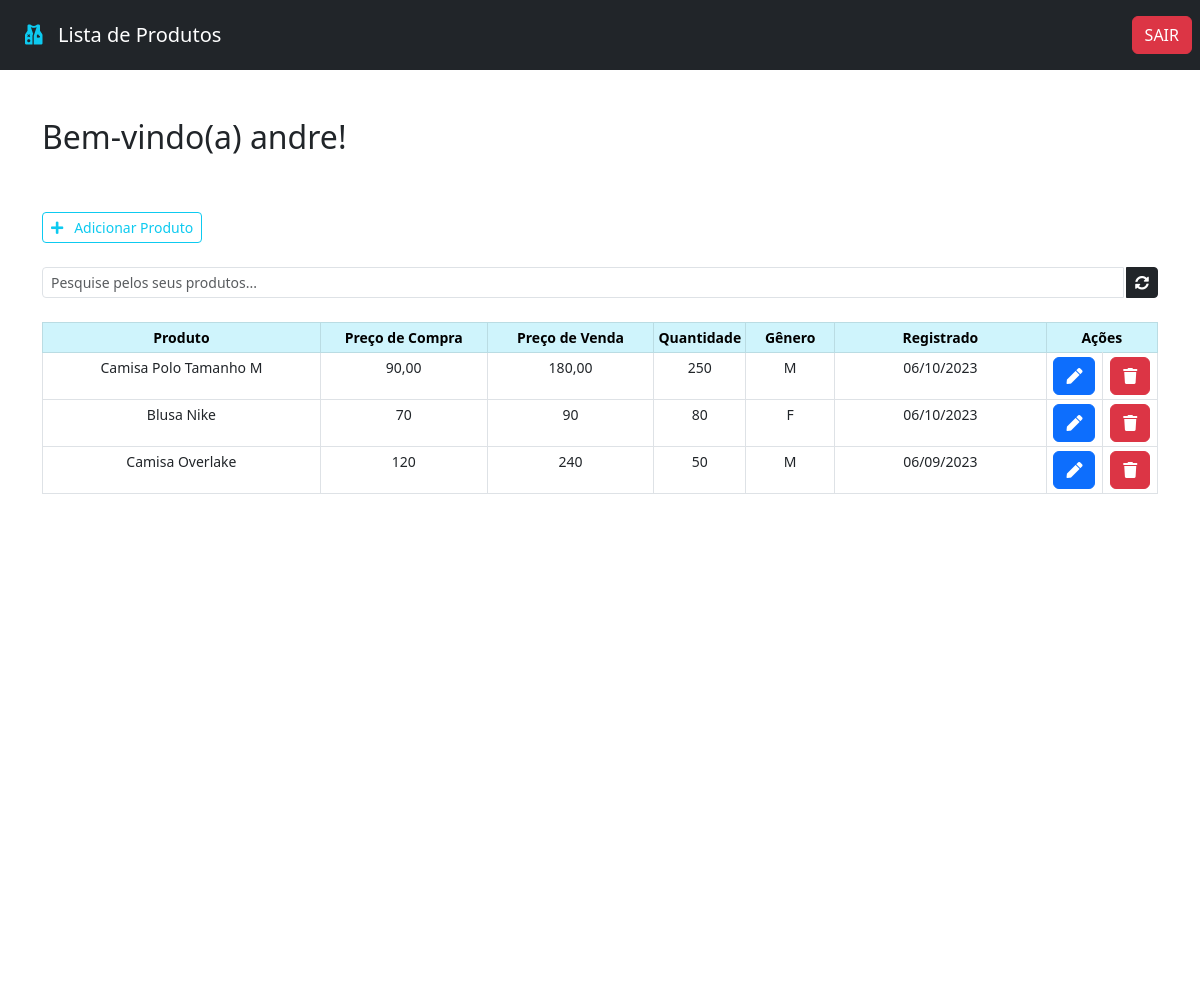
The app's page / (signed in) with its own data.
### app/models.py (models this page shows, shortened)
class Produtos(models.Model):
	GENDER = (
			('M', 'M'),
			('F', 'F'),
			('U', 'U'),
		)
	user_fk = models.ForeignKey(User, on_delete=models.CASCADE, null=True)
	produto = models.CharField(max_length=40)
	preco_compra = models.CharField(max_length=20)
	preco_venda = models.CharField(max_length=20)
	quantidade = models.CharField(max_length=10)
	genero = models.CharField(max_length=1, null=True, choices=GENDER)
	anotacao = models.TextField()
	criado_em = models.DateTimeField(auto_now_add=True)

### app/views.py (the view)
# urls.py: 2. Add a URL to urlpatterns:  path('', views.home, name='home')
@login_required(login_url='login')
def home(request):
	current_user = request.user
	produtos = Produtos.objects.all().filter(user_fk=current_user).order_by('-criado_em')
	success = request.GET.get('success', False)
	edited = request.GET.get('edited', False)
	context = {'produtos':produtos, 'success':success, 'edited':edited}
	return render(request, 'home.html', context)

### app/templates/home.html (shortened to what this page needs)
{% extends 'base.html' %}
{% block navbar-content %}
<i class="text-info fas fa-vest-patches"></i>&nbsp;&nbsp; Lista de Produtos
{% endblock navbar-content %}
{% load static %}
{% block content %}
<div class="container">
	<br><br>
	<h2>Bem-vindo(a) {{request.user}}!</h2>
	<br><br>
	<a href="{% url 'adicionar' %}" class="btn btn-outline-info btn-sm"><i class="fas fa-plus"></i>&nbsp;&nbsp; Adicionar Produto</a>
	{% if produtos %}
		<div class="input-group input-group-sm mb-3 mt-4">
			<input type="text" class="form-control" id="search" placeholder="Pesquise pelos seus produtos...">
			<a href="{% url 'home' %}" class="btn btn-dark" style="margin-left: 2px"><i class="fas fa-sync-alt"></i></a>
		</div>
		<table id="produtos-table" class="table table-bordered table-sm mt-4" style="text-align: center; font-size: 14px;">
			<thead class="table-info">
				<tr class="check-th">
					<th style="width: 25%;">Produto</th>
					<th style="width: 15%;">Preço de Compra</th>
					<th style="width: 15%;">Preço de Venda</th>
					<th style="width: 8%;">Quantidade</th>
					<th style="width: 8%;">Gênero</th>
					<th style="width: 19%;">Registrado</th>
					<th colspan="2" style="width: 10%;">Ações</th>
				</tr>
			</thead>
			{% for produto in produtos %}
				<tr>
					<td>{{ produto.produto }}</td>
					<td>{{ produto.preco_compra }}</td>
					<td>{{ produto.preco_venda }}</td>
					<td>{{ produto.quantidade }}</td>
					<td>{{ produto.genero }}</td>
					<td>{{ produto.criado_em|date:"m/d/Y" }}</td>
					<td>
						<a href="/produto/{{ produto.id }}" class="btn btn-primary" title="Editar Produto">
							<i class="fas fa-pen"></i>
						</a>
					</td>
					<td>
						<a href="/deletar/{{ produto.id }}" class="btn btn-danger" title="Deletar Produto">
							<i class="fas fa-trash"></i>
						</a>
					</td>
				</tr>
			{% endfor %}
		</table>
	{% endif %}
</div>
{% endblock content %}

### app/templates/base.html (shortened to what this page needs)
{% load static %}
<!DOCTYPE html>
<html lang="pt-BR">
<head>
	<link href="https://cdn.jsdelivr.net/npm/bootstrap@5.3.0/dist/css/bootstrap.min.css" rel="stylesheet">
	<link rel="stylesheet" href="https://cdnjs.cloudflare.com/ajax/libs/font-awesome/5.15.4/css/all.min.css"/>
	<link rel="stylesheet" href="{% static 'css/style.css' %}">
</head>
<body>
	<header>
		<nav class="navbar navbar-expand-lg navbar-dark bg-dark">
			<div class="col-sm">
				<a class="navbar-brand flex-grow-1" style="text-align: center; color: #fff; margin-left: 25px;">
					{% block navbar-content %} {% endblock navbar-content %}
				</a>
			</div>
			{% if request.user.is_authenticated %}
				<div class="d-flex flex-row">
					<a href="{% url 'logout' %}" class="btn btn-danger m-2">SAIR</a>
				</div>
			{% endif %}
		</nav>
	</header>
	<div class="wrapper">
		{% block content %} {% endblock content %}
	</div>
	<footer class="bg-dark text-center text-lg-start" id="footer" style="color: #fff;">
		<div class="text-center p-3" style="background-color: rgba(0,0,0,0.2)">&copy; {% now "Y" %} Copyright:
			<a class="text-light" href="#" style="text-decoration: none;">
				<span class="text-info">AGSL Space</span>
			</a>
		</div>
	</footer>
</body>

### app/static/css/style.css (style rules this page uses)
html, body { height: 100%; margin: 0; max-width: 100%; overflow: auto; }
.wrapper { height: 100%; margin-bottom: 50px; overflow: auto; }
#footer, .push { height: 60px; }

### records on screen
Produtos: produto "Camisa Polo Tamanho M", preco_compra "90,00", preco_venda "180,00", quantidade "250", genero "M", criado_em "06/10/2023"
Produtos: produto "Blusa Nike", preco_compra "70", preco_venda "90", quantidade "80", genero "F", criado_em "06/10/2023"
Produtos: produto "Camisa Overlake", preco_compra "120", preco_venda "240", quantidade "50", genero "M", criado_em "06/09/2023"

### other values on screen
{{ request.user }} "andre"
